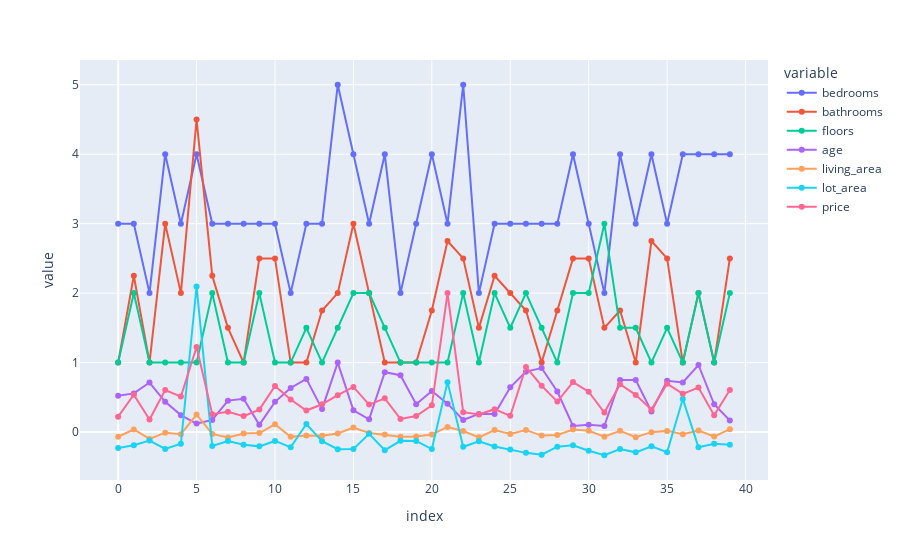

Here is the notebook cell this chart was saved with:
### Markdown cell above
Visualization of Z-score scaling
![](https://scikit-learn.org/stable/_images/sphx_glr_plot_all_scaling_002.png)

### Code cell
fig = px.line(pd.concat([X, y / 1_000_000], axis=1)[:40], markers=True)
fig.show()

### Figure 1 — Plotly figure (JSON) as saved in the notebook; plotly's stock layout.template omitted (floating-point values rounded to 4 significant figures)
{"data": [{"hovertemplate": "variable=bedrooms<br>index=%{x}<br>value=%{y}<extra></extra>", "legendgroup": "bedrooms", "line": {"color": "#636efa", "dash": "solid"}, "marker": {"symbol": "circle"}, "mode": "lines+markers", "name": "bedrooms", "orientation": "v", "showlegend": true, "type": "scatter", "x": [0, 1, 2, 3, 4, 5, 6, 7, 8, 9, 10, 11, 12, 13, 14, 15, 16, 17, 18, 19, 20, 21, 22, 23, 24, 25, 26, 27, 28, 29, 30, 31, 32, 33, 34, 35, 36, 37, 38, 39], "xaxis": "x", "y": [3, 3, 2, 4, 3, 4, 3, 3, 3, 3, 3, 2, 3, 3, 5, 4, 3, 4, 2, 3, 4, 3, 5, 2, 3, 3, 3, 3, 3, 4, 3, 2, 4, 3, 4, 3, 4, 4, 4, 4], "yaxis": "y"}, {"hovertemplate": "variable=bathrooms<br>index=%{x}<br>value=%{y}<extra></extra>", "legendgroup": "bathrooms", "line": {"color": "#EF553B", "dash": "solid"}, "marker": {"symbol": "circle"}, "mode": "lines+markers", "name": "bathrooms", "orientation": "v", "showlegend": true, "type": "scatter", "x": [0, 1, 2, 3, 4, 5, 6, 7, 8, 9, 10, 11, 12, 13, 14, 15, 16, 17, 18, 19, 20, 21, 22, 23, 24, 25, 26, 27, 28, 29, 30, 31, 32, 33, 34, 35, 36, 37, 38, 39], "xaxis": "x", "y": [1, 2.25, 1, 3, 2, 4.5, 2.25, 1.5, 1, 2.5, 2.5, 1, 1, 1.75, 2, 3, 2, 1, 1, 1, 1.75, 2.75, 2.5, 1.5, 2.25, 2, 1.75, 1, 1.75, 2.5, 2.5, 1.5, 1.75, 1, 2.75, 2.5, 1, 2, 1, 2.5], "yaxis": "y"}, {"hovertemplate": "variable=floors<br>index=%{x}<br>value=%{y}<extra></extra>", "legendgroup": "floors", "line": {"color": "#00cc96", "dash": "solid"}, "marker": {"symbol": "circle"}, "mode": "lines+markers", "name": "floors", "orientation": "v", "showlegend": true, "type": "scatter", "x": [0, 1, 2, 3, 4, 5, 6, 7, 8, 9, 10, 11, 12, 13, 14, 15, 16, 17, 18, 19, 20, 21, 22, 23, 24, 25, 26, 27, 28, 29, 30, 31, 32, 33, 34, 35, 36, 37, 38, 39], "xaxis": "x", "y": [1, 2, 1, 1, 1, 1, 2, 1, 1, 2, 1, 1, 1.5, 1, 1.5, 2, 2, 1.5, 1, 1, 1, 1, 2, 1, 2, 1.5, 2, 1.5, 1, 2, 2, 3, 1.5, 1.5, 1, 1.5, 1, 2, 1, 2], "yaxis": "y"}, {"hovertemplate": "variable=age<br>index=%{x}<br>value=%{y}<extra></extra>", "legendgroup": "age", "line": {"color": "#ab63fa", "dash": "solid"}, "marker": {"symbol": "circle"}, "mode": "lines+markers", "name": "age", "orientation": "v", "showlegend": true, "type": "scatter", "x": [0, 1, 2, 3, 4, 5, 6, 7, 8, 9, 10, 11, 12, 13, 14, 15, 16, 17, 18, 19, 20, 21, 22, 23, 24, 25, 26, 27, 28, 29, 30, 31, 32, 33, 34, 35, 36, 37, 38, 39], "xaxis": "x", "y": [0.5217, 0.5565, 0.713, 0.4348, 0.2435, 0.1217, 0.1739, 0.4522, 0.4783, 0.1043, 0.4348, 0.6348, 0.7652, 0.3304, 1, 0.313, 0.1826, 0.8609, 0.8174, 0.4, 0.5913, 0.4087, 0.1739, 0.2609, 0.2609, 0.6435, 0.8696, 0.9217, 0.5826, 0.08696, 0.1043, 0.08696, 0.7478, 0.7478, 0.2957, 0.7391, 0.713, 0.9652, 0.4, 0.1652], "yaxis": "y"}, {"hovertemplate": "variable=living_area<br>index=%{x}<br>value=%{y}<extra></extra>", "legendgroup": "living_area", "line": {"color": "#FFA15A", "dash": "solid"}, "marker": {"symbol": "circle"}, "mode": "lines+markers", "name": "living_area", "orientation": "v", "showlegend": true, "type": "scatter", "x": [0, 1, 2, 3, 4, 5, 6, 7, 8, 9, 10, 11, 12, 13, 14, 15, 16, 17, 18, 19, 20, 21, 22, 23, 24, 25, 26, 27, 28, 29, 30, 31, 32, 33, 34, 35, 36, 37, 38, 39], "xaxis": "x", "y": [-0.06792, 0.03699, -0.09886, -0.009049, -0.03018, 0.2521, -0.02754, -0.07697, -0.02263, -0.01433, 0.1117, -0.06943, -0.04905, -0.05358, -0.02037, 0.06567, -0.01433, -0.03622, -0.06641, -0.06263, -0.03471, 0.07322, 0.01435, -0.07622, 0.02793, -0.02792, 0.02793, -0.05131, -0.04226, 0.03699, 0.01812, -0.06716, 0.01888, -0.07471, -0.001502, 0.01661, -0.03169, 0.02114, -0.0649, 0.04076], "yaxis": "y"}, {"hovertemplate": "variable=lot_area<br>index=%{x}<br>value=%{y}<extra></extra>", "legendgroup": "lot_area", "line": {"color": "#19d3f3", "dash": "solid"}, "marker": {"symbol": "circle"}, "mode": "lines+markers", "name": "lot_area", "orientation": "v", "showlegend": true, "type": "scatter", "x": [0, 1, 2, 3, 4, 5, 6, 7, 8, 9, 10, 11, 12, 13, 14, 15, 16, 17, 18, 19, 20, 21, 22, 23, 24, 25, 26, 27, 28, 29, 30, 31, 32, 33, 34, 35, 36, 37, 38, 39], "xaxis": "x", "y": [-0.2283, -0.1899, -0.1233, -0.244, -0.1696, 2.096, -0.2001, -0.1303, -0.1844, -0.2063, -0.1282, -0.2199, 0.1157, -0.131, -0.2476, -0.244, -0.02576, -0.2609, -0.1269, -0.1288, -0.2445, 0.7185, -0.2126, -0.1319, -0.2078, -0.2513, -0.2998, -0.3266, -0.2107, -0.1915, -0.2686, -0.3342, -0.244, -0.2923, -0.204, -0.2908, 0.4766, -0.2199, -0.1698, -0.1824], "yaxis": "y"}, {"hovertemplate": "variable=price<br>index=%{x}<br>value=%{y}<extra></extra>", "legendgroup": "price", "line": {"color": "#FF6692", "dash": "solid"}, "marker": {"symbol": "circle"}, "mode": "lines+markers", "name": "price", "orientation": "v", "showlegend": true, "type": "scatter", "x": [0, 1, 2, 3, 4, 5, 6, 7, 8, 9, 10, 11, 12, 13, 14, 15, 16, 17, 18, 19, 20, 21, 22, 23, 24, 25, 26, 27, 28, 29, 30, 31, 32, 33, 34, 35, 36, 37, 38, 39], "xaxis": "x", "y": [0.2219, 0.538, 0.18, 0.604, 0.51, 1.225, 0.2575, 0.2918, 0.2295, 0.323, 0.6625, 0.468, 0.31, 0.4, 0.53, 0.65, 0.395, 0.485, 0.189, 0.23, 0.385, 2, 0.285, 0.2527, 0.329, 0.233, 0.937, 0.667, 0.438, 0.719, 0.5805, 0.28, 0.6875, 0.535, 0.3225, 0.696, 0.55, 0.64, 0.24, 0.605], "yaxis": "y"}], "layout": {"legend": {"title": {"text": "variable"}, "tracegroupgap": 0}, "margin": {"t": 60}, "xaxis": {"anchor": "y", "domain": [0, 1], "title": {"text": "index"}}, "yaxis": {"anchor": "x", "domain": [0, 1], "title": {"text": "value"}}}}
